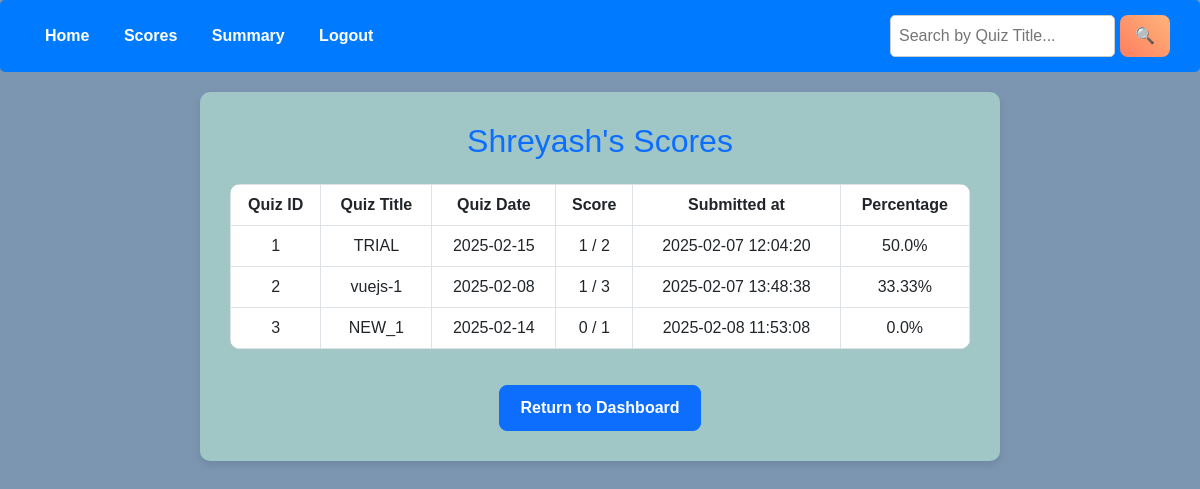
Before: /scores (signed in) with the older database file.
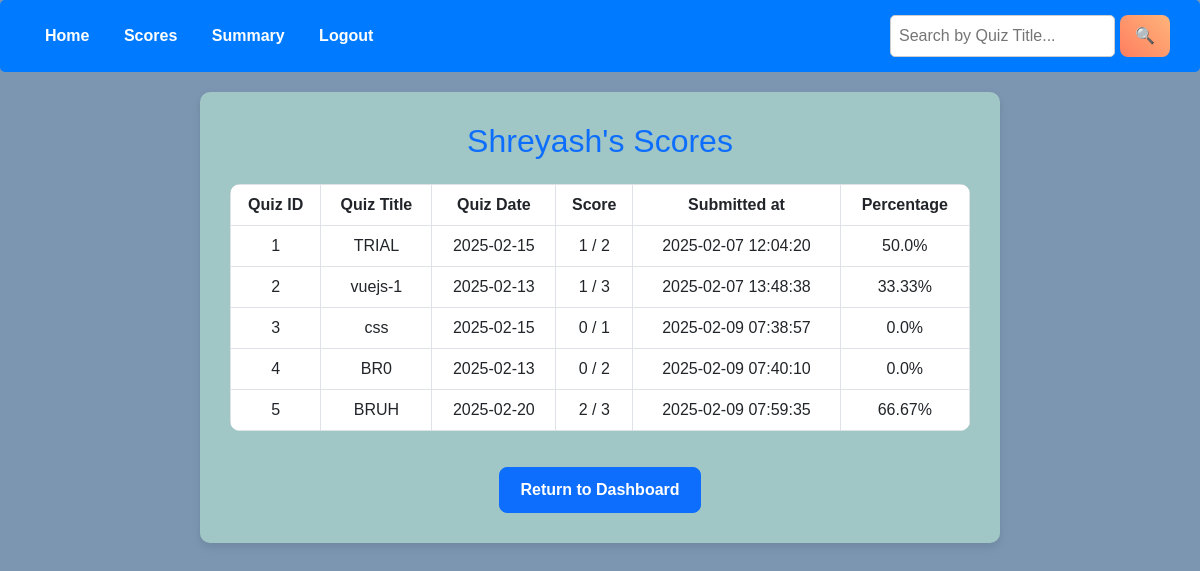
After: the same page with the newer database file.
### model/model.py (models this page shows)
class User(db.Model):
    __tablename__ = "users"
    id = db.Column(db.Integer, primary_key=True)
    username = db.Column(db.String(50), nullable=False, unique = True)
    email = db.Column(db.String(50), nullable=False, unique = True)
    password = db.Column(db.String(50), nullable=False)
    roles = db.Column(db.String(10), nullable=False, default="Student")  # 'admin' or 'student'
    scores = db.relationship("Score", back_populates="user")

class Score(db.Model):
    __tablename__ = "scores"
    id = db.Column(db.Integer, primary_key=True)
    user_id = db.Column(db.Integer, db.ForeignKey("users.id"), nullable=False)
    quiz_id = db.Column(db.Integer, db.ForeignKey("quizzes.id"), nullable=False)
    score = db.Column(db.Integer, nullable=False)
    max_score = db.Column(db.Integer, nullable=False)
    percent = db.Column(db.Float, nullable=False)
    submitted_at = db.Column(db.DateTime, default=datetime)  # New timestamp field
    user = db.relationship("User", back_populates="scores")
    quiz = db.relationship("Quiz")

class Quiz(db.Model):
    __tablename__ = "quizzes"
    id = db.Column(db.Integer, primary_key=True)
    title = db.Column(db.String(100), nullable=False)
    chapter_id = db.Column(db.Integer, db.ForeignKey("chapters.id"), nullable=False)
    date = db.Column(db.Date, nullable=False)
    time = db.Column(db.Time, nullable=False)
    duration = db.Column(db.Integer, nullable=False)
    rules = db.Column(db.String(500), nullable=True)
    chapter = db.relationship("Chapter", back_populates="quizzes")
    questions = db.relationship("Question", back_populates="quiz", cascade="all, delete-orphan")
    scores = db.relationship("Score", back_populates="quiz", cascade="all, delete-orphan")
    user_responses = db.relationship("UserResponse", cascade="all, delete-orphan")

### controllers/controllers.py (the view)
@controllers.route("/scores")
def scores():
    user_id = session.get("user_id")
    user = User.query.get(session['user_id']) #as the user_id changes only when logged out
    search_query = request.args.get("search_quiz", "").strip()  # Get the search term
    print(search_query)
    q = (
        db.session.query(Quiz.id.label("quiz_id"), Quiz.title.label("quiz_title"),Quiz.date.label("quiz_date"), Score.score, Score.max_score, Score.percent, Score.submitted_at)
        .join(Score, Score.quiz_id == Quiz.id)
        .filter(Score.user_id == user_id)
    ) #Limitation : If the quiz is deleted by admin the user can't view their scores
    if search_query:
        q = q.filter(Quiz.title.ilike(f"%{search_query}%"))  # Case-insensitive search
    user_scores = q
    print (user_scores)
    return render_template("scores.html", user_scores=user_scores, user = user , search_query=search_query)

### templates/scores.html (shortened to what this page needs)
<!DOCTYPE html>
<html lang="en">
<head>
    <link href="https://cdn.jsdelivr.net/npm/bootstrap@5.3.0/dist/css/bootstrap.min.css" rel="stylesheet">
</head>
<body>
    <div class="nav-bar">
        <div>
            <a href="{{ url_for('controllers.user_dashboard') }}">Home</a>
            <a href="{{ url_for('controllers.scores') }}">Scores</a>
            <a href="{{ url_for('controllers.user_summary') }}">Summary</a>
            <a href="{{ url_for('controllers.logout_user') }}">Logout</a>
        </div>
        <div class="search-container">
            <form method="GET" action="{{ url_for('controllers.scores') }}" style="display: flex; gap: 5px;">
                <input type="text" name="search_quiz" value="{{ search_query }}" placeholder="Search by Quiz Title...">
                <button type="submit">🔍</button>
            </form>
        </div>
    </div>
    <div class="score-container">
        <h2 class="mb-4 text-primary">{{ user.username }}'s Scores</h2>
        <table class="table table-hover table-bordered">
            <thead>
                <tr>
                    <th>Quiz ID</th>
                    <th>Quiz Title</th>
                    <th>Quiz Date</th>
                    <th>Score</th>
                    <th>Submitted at</th>
                    <th>Percentage</th>
                </tr>
            </thead>
            <tbody>
                {% for score in user_scores %}
                <tr>
                    <td>{{ score.quiz_id }}</td>
                    <td>{{ score.quiz_title }}</td>
                    <td>{{ score.quiz_date }}</td>
                    <td>{{ score.score }} / {{ score.max_score }}</td>
                    <td>{{ score.submitted_at.strftime('%Y-%m-%d %H:%M:%S') if score.submitted_at else 'N/A' }}</td>
                    <td>{{ score.percent|round(2) }}%</td>
                </tr>
                {% endfor %}
            </tbody>
        </table>
        <a href="{{ url_for('controllers.user_dashboard') }}" class="btn btn-primary btn-home">Return to Dashboard</a>
    </div>
</body>
</html>

### templates/scores.html (style rules this page uses)
body { background-color: rgb(124, 150, 177); font-family: Arial, sans-serif; }
.nav-bar { display: flex; justify-content: space-between; align-items: center; background: #007bff; padding: 15px 30px; color: white; border-radius: 5px; margin-bottom: 20px; }
.nav-bar a { color: white; margin: 0 15px; text-decoration: none; font-weight: bold; transition: color 0.3s; }
.score-container { background-color: rgba(169, 207, 202, 0.85); padding: 30px; border-radius: 10px; box-shadow: 0px 4px 10px rgba(0, 0, 0, 0.1); width: 80%; max-width: 800px; margin: auto; text-align: center; }
.table { margin-top: 20px; border-radius: 10px; overflow: hidden; }
th, td { text-align: center; padding: 12px; border-bottom: 1px solid #ddd; }
th { background-color: #007bff; color: white; }
.btn-home { margin-top: 20px; font-weight: bold; padding: 10px 20px; border-radius: 8px; }
.search-container { display: flex; align-items: center; gap: 10px; }
.search-container input { padding: 8px; border: 1px solid #ccc; border-radius: 5px; outline: none; }
.search-container button { background: linear-gradient(45deg, #ff7e5f, #feb47b); border: none; color: white; font-weight: bold; padding: 8px 15px; border-radius: 8px; cursor: pointer; transition: all 0.3s ease-in-out; }

Changed rows visible on the page:
removed Score: quiz_id "3", quiz_title "NEW_1", quiz_date "2025-02-14", score "0", max_score "1", submitted_at "2025-02-08 11:53:08", percent "0.0"
computed for Score "vuejs-1": quiz_date "2025-02-08" → "2025-02-13"
added Score: quiz_id "3", quiz_title "css", quiz_date "2025-02-15", score "0", max_score "1", submitted_at "2025-02-09 07:38:57", percent "0.0"
added Score: quiz_id "4", quiz_title "BR0", quiz_date "2025-02-13", score "0", max_score "2", submitted_at "2025-02-09 07:40:10", percent "0.0"
added Score: quiz_id "5", quiz_title "BRUH", quiz_date "2025-02-20", score "2", max_score "3", submitted_at "2025-02-09 07:59:35", percent "66.67"
